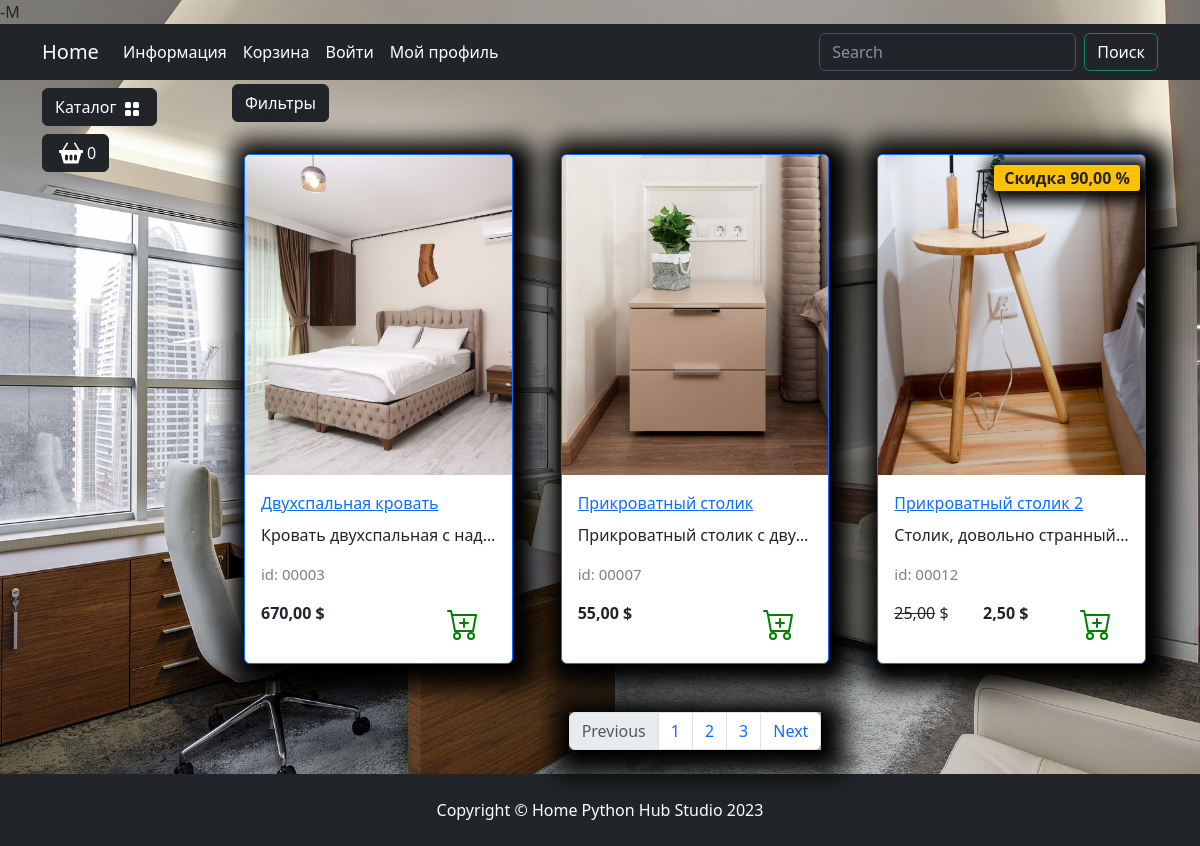
The app's page /catalog/spalnya/ with its own data.
### goods/models.py (models this page shows, shortened)
class Products(models.Model):
    name = models.CharField(unique=True, max_length=150, verbose_name='Название')
    slug = models.SlugField(max_length=200, unique=True, blank=True, null=True, verbose_name='URL')
    description = models.TextField(blank=True, null=True, verbose_name='Описание')
    image = models.ImageField(upload_to='goods_images', blank=True, null= True,verbose_name='Изображение')
    price = models.DecimalField(default= 00.0, max_digits=7,decimal_places= 2, verbose_name='Цена')
    discount = models.DecimalField(default= 00.0, max_digits=4,decimal_places= 2, verbose_name='Скидка в %')
    quantity = models.PositiveBigIntegerField(default= 0,verbose_name= 'Количество')
    category = models.ForeignKey(to=Categories,on_delete=models.CASCADE, verbose_name='Категория')
    class Meta:
        db_table = 'product'
        verbose_name = 'Продукт'
        verbose_name_plural = 'Продукты'
    def display_id(self):
        return f'{self.id:05}'
    def sell_price(self):
        if self.discount:
            return round(self.price - self.price*self.discount/100, 2)
        return self.price

### goods/views.py (the view)
# urls.py: path('catalog/',include('goods.urls',namespace='catalog')),
def catalog(request, category_slug):
    if category_slug == 'all':
        goods = Products.objects.all()
    else:
        goods = get_list_or_404(Products.objects.filter(category__slug=category_slug))
    context = {
        'title' : 'Home - Каталог',
        'goods' : goods,
        }
    return render(request,'goods/catalog.html',context)

### goods/templatetags/goods_tags.py (called while the page is built)
@register.simple_tag()
def tag_categories():
    return Categories.objects.all()

### goods/templates/goods/catalog.html (shortened to what this page needs)
{% extends "main/base.html" %}
{% load static %}
{% block content %}
<div class="row">
    <div class="dropdown mb-2">
        <button class="btn btn-secondary dropdown-toggle btn-dark" type="button" data-bs-toggle="dropdown"
            aria-expanded="false">
            Фильтры
        </button>
    </div>
    {% for product in goods %}
        <div class="col-lg-4 col-md-6 p-4">
            <div class="card border-primary rounded custom-shadow">
                {% if product.image %}
                    <img src="{{ product.image.url }}" class="card-img-top" alt="{{ product.name }}">
                {% else %}
                    <img src="{% static "/deps/images/Not found image.png" %}" class="card-img-top" alt="...">
                {% endif %}
                <div class="card-body">
                    <a href="{% url "catalog:product" product.slug %}">
                        <p class="card-title">{{ product.name }}</p>
                    </a>
                    <p class="card-text text-truncate">{{ product.description }}</p>
                    <p class="product_id"> id: {{ product.display_id }}</p>
                    <div class="d-flex justify-content-between">
                        {% if product.discount %}
                            <p><s>{{product.price}}</s> $</p>
                            <p><strong>{{ product.sell_price }} $</strong></p>
                            <span class="badge bg-warning text-dark">Скидка {{ product.discount}} %</span>
                        {% else %}
                            <p><strong>{{ product.price }} $</strong></p>
                        {% endif %}
                        <a href="#" class="btn add-to-cart">
                            <img class="mx-1" src="{% static "/deps/icons/cart-plus.svg" %}" alt="Catalog Icon"
                                width="32" height="32">
                        </a>
                    </div>
                </div>
            </div>
        </div>
    {%endfor%}
</div>
<nav aria-label="Page navigation example">
    <ul class="pagination justify-content-center my-4">
        <div class="custom-shadow d-flex">
            <li class="page-item disabled">
              <a class="page-link">Previous</a>
            </li>
            <li class="page-item"><a class="page-link" href="#">1</a></li>
            <li class="page-item"><a class="page-link" href="#">2</a></li>
            <li class="page-item"><a class="page-link" href="#">3</a></li>
            <li class="page-item">
              <a class="page-link" href="#">Next</a>
            </li>
        </div>
    </ul>
</nav>
{% endblock content %}

### static/deps/css/my_css.css (style rules this page uses)
body { background-image: url("../images/bg-image.jpg"); background-repeat: no-repeat; background-attachment: fixed; background-position: center center; background-size: cover; height: 100%; }
.dropdown-toggle::after { content: none; }
.custom-shadow { box-shadow: 5px 5px 25px 19px #000000; }
.product_id { color: gray; font-size: 15px; }
.badge.bg-warning.text-dark { position: absolute; top: 10px; right: 5px; z-index: 1; padding: 5px 10px; border-radius: 3px; font-size: 1rem; box-shadow: 2px 2px 15px 9px #000000; }

### records on screen
Products: image (picture), name "Двухспальная кровать", description "Кровать двухспальная с над…", display_id "00003", price "670,00"
Products: image (picture), name "Прикроватный столик", description "Прикроватный столик с дву…", display_id "00007", price "55,00"
Products: image (picture), name "Прикроватный столик 2", description "Столик, довольно странный…", display_id "00012", price "25,00", sell_price "2,50", discount "90,00"
